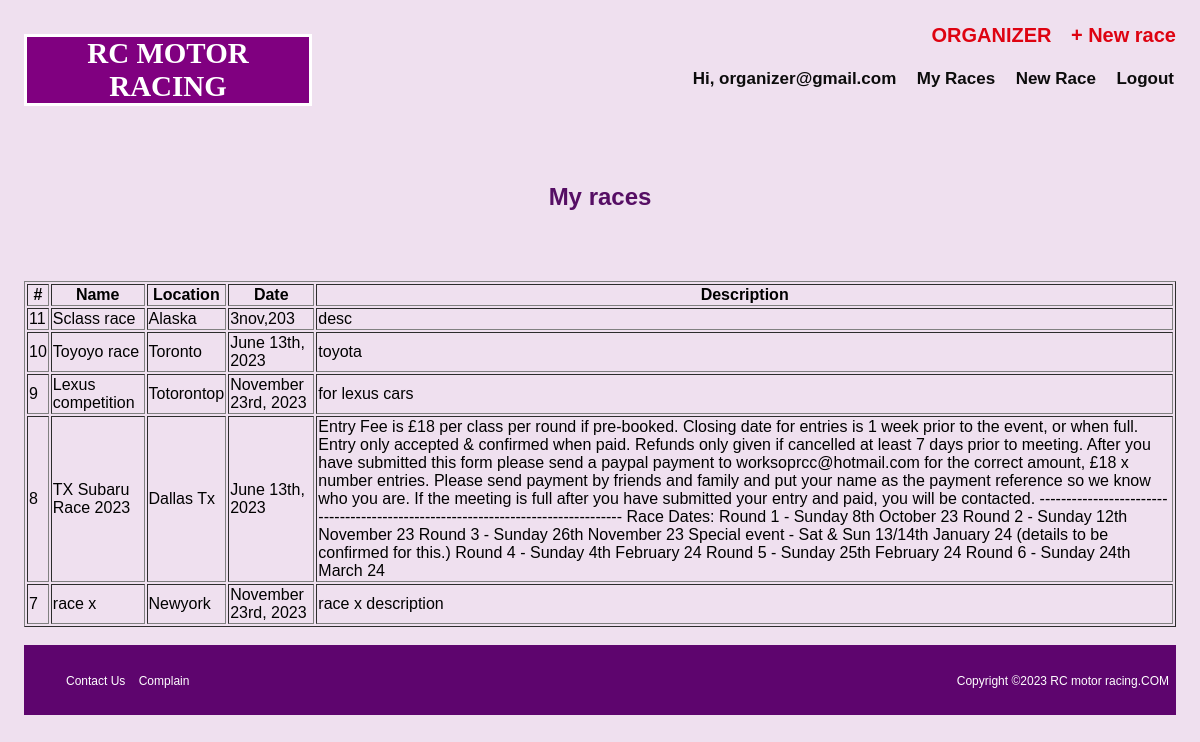
/races.php (signed in), run on the app's committed database.
### tables this page shows
CREATE TABLE `races` (
  `race_id` int(50) NOT NULL,
  `race_tile` varchar(200) NOT NULL,
  `city` varchar(150) NOT NULL,
  `race_cat` varchar(200) NOT NULL,
  `race_des` text NOT NULL,
  `sys_date` datetime NOT NULL,
  `user_id` int(50) NOT NULL,
  `status` varchar(69) NOT NULL
);

### races.php (the view, shortened to what this page needs)
<?php include 'inc/config.php'; ?><!DOCTYPE html>
<html lang="en">
<head>
  <link rel="stylesheet" href="assets/css.css?v=1">
</head>
<body>
<div class="container">
  <div class="">
<?php include 'inc/sys_nav.php'; ?>
<main class="container_fluid">
  <section class="h_banner_1 text_center section_padding ">
    <h1 class="main_tit"> My races</h1>
  </section>
<section class="full_row register_p ">
  <table  id="" class="" border="1">
                    <thead>
                        <tr class="thd"><th>#</th><th>Name</th><th>Location</th><th>Date</th><th>Description</th>
                          </tr>
                    </thead>
                    <tbody>
        <?php
      $user_id=  $_SESSION['user_id_thy'];
        try {
            $con = new PDO("mysql:host=" . DB_HOST . ";dbname=" . DB . "", DB_USER, DB_PASS);
            $con->setAttribute(PDO::ATTR_ERRMODE, PDO::ERRMODE_EXCEPTION);
        } catch (PDOException $e) {
            die($e->getMessage());
        }
        try {
            $query = $con->prepare("SELECT * FROM races where user_id='$user_id'  ORDER BY race_id DESC");
            $query->execute();
            if ($query->rowCount()) {
  while ($data = $query->fetch(PDO::FETCH_ASSOC)) {
                    ?><tr>
<td><?=$data['race_id'];?></td>
<td><?=$data['race_tile'];?></td>
<td><?=$data['city'];?></td>
<td><?=$data['race_cat'];?></td>
<td><?=$data['race_des'];?></td>
</tr>
    <?php
                                }
                            }
                        } catch (Exception $e) {
                            $die($e->getMessage());
                        }
                        ?></tbody></table>
                        <br>
  </section>
  </main>
  <?php include 'inc/footer.php'; ?>
  </div>
</body>
</html>

### assets/css.css (style rules this page uses)
body { font-family: Arial, Helvetica, sans-serif !important; background: #8000801f; }
.container_fluid { width: 100% !important; float: left; }
.main_tit { color: #560E64; }
.container { width: 90%; margin: 0px auto; }
.full_row { width: 100%; float: left; display: block; }
.section_padding { padding-top: 50px; padding-bottom: 50px; }
.text_center { text-align: center; }
main { float: left; display: block; width: 100%; }
* { box-sizing: border-box }
.container { padding: 16px; }
table { width: 100%; }
@media only screen
  and (min-device-width: 768px)
  and (max-device-width: 1024px)
  and (-webkit-min-device-pixel-ratio: 1) { .container { width: 100% !important; } }

### data on the page
races: race_id "11", race_tile "Sclass race", city "Alaska", race_cat "3nov,203", race_des "desc"
races: race_id "10", race_tile "Toyoyo race", city "Toronto", race_cat "June 13th, 2023", race_des "toyota"
races: race_id "9", race_tile "Lexus competition", city "Totorontop", race_cat "November 23rd, 2023", race_des "for lexus cars"
races: race_id "8", race_tile "TX Subaru Race 2023", city "Dallas Tx", race_cat "June 13th, 2023", race_des "Entry Fee is £18 per class per round if pre-booked. Closing date for entries is 1 week prior to the event, or when full. Entry only accepted & confirmed when paid. Refunds only given if cancelled at least 7 days prior to meeting. After you have submitted this form please send a paypal payment to worksoprcc@hotmail.com for the correct amount, £18 x number entries. Please send payment by friends and family and put your name as the payment reference so we know who you are. If the meeting is full after you have submitted your entry and paid, you will be contacted. --------------------------------------------------------------------------------- Race Dates: Round 1 - Sunday 8th October 23 Round…"
races: race_id "7", race_tile "race x", city "Newyork", race_cat "November 23rd, 2023", race_des "race x description"

### other printed values
$_SESSION['username_thy'] "organizer@gmail.com"
